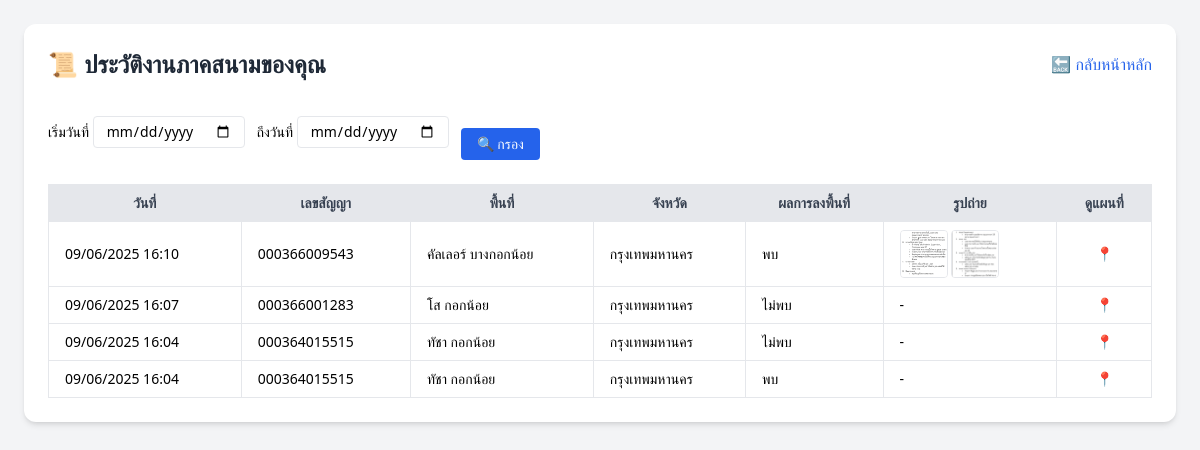
The page /dashboard/history.php (signed in) on the database its author committed.
### tables this page shows
CREATE TABLE `job_logs` (
  `id` int(11) NOT NULL,
  `job_id` int(11) DEFAULT NULL,
  `user_id` int(11) DEFAULT NULL,
  `result` varchar(20) DEFAULT NULL,
  `note` text DEFAULT NULL,
  `gps` varchar(100) DEFAULT NULL,
  `images` text DEFAULT NULL,
  `created_at` timestamp NOT NULL DEFAULT current_timestamp(),
  `log_time` datetime DEFAULT current_timestamp(),
  `marker_color` varchar(20) DEFAULT 'blue'
);

CREATE TABLE `jobs` (
  `id` int(11) NOT NULL,
  `contract_number` varchar(50) NOT NULL,
  `assigned_to` int(11) DEFAULT NULL,
  `imported_by` int(11) DEFAULT NULL,
  `product` varchar(100) NOT NULL,
  `location_info` varchar(255) DEFAULT NULL,
  `location_area` varchar(255) DEFAULT NULL,
  `zone` varchar(100) DEFAULT NULL,
  `due_date` varchar(25) DEFAULT NULL,
  `overdue_period` varchar(50) DEFAULT NULL,
  `model` varchar(100) DEFAULT NULL,
  `model_detail` varchar(100) DEFAULT NULL,
  `color` varchar(50) DEFAULT NULL,
  `plate` varchar(20) DEFAULT NULL,
  `province` varchar(50) DEFAULT NULL,
  `os` varchar(50) DEFAULT NULL,
  `status` varchar(20) DEFAULT NULL,
  `department_id` int(11) DEFAULT NULL
);

### dashboard/history.php (the view, shortened to what this page needs)
<?php
include '../config/db.php';
$user_id = $_SESSION['user']['id'];
$start = $_GET['start'] ?? '';
$end = $_GET['end'] ?? '';
$where = "WHERE l.user_id = ?";
$params = [$user_id];
$types = "i";
$sql = "SELECT l.*, j.contract_number, j.location_info, j.province FROM job_logs l
        LEFT JOIN jobs j ON j.id = l.job_id
        $where ORDER BY l.created_at DESC";
$stmt = $conn->prepare($sql);
$stmt->bind_param($types, ...$params);
$stmt->execute();
$result = $stmt->get_result();
?>
<!DOCTYPE html>
<html lang="th">
<head>
  <script src="https://cdn.tailwindcss.com"></script>
</head>
<body class="bg-gray-100 min-h-screen p-4 sm:p-6">
  <div class="max-w-6xl mx-auto bg-white shadow-md rounded-xl p-6 space-y-6">
    <div class="flex flex-col sm:flex-row justify-between items-start sm:items-center gap-4">
      <h2 class="text-2xl font-bold text-gray-800">📜 ประวัติงานภาคสนามของคุณ</h2>
      <a href="field.php" class="text-blue-600 hover:underline">🔙 กลับหน้าหลัก</a>
    </div>
    <form method="get" class="flex flex-col sm:flex-row items-start sm:items-center gap-3 text-sm">
      <div>
        <label>เริ่มวันที่</label>
        <input type="date" name="start" value="<?= htmlspecialchars($start) ?>" class="border px-3 py-1 rounded">
      </div>
      <div>
        <label>ถึงวันที่</label>
        <input type="date" name="end" value="<?= htmlspecialchars($end) ?>" class="border px-3 py-1 rounded">
      </div>
      <div class="pt-4 sm:pt-6">
        <button type="submit" class="bg-blue-600 text-white px-4 py-1.5 rounded hover:bg-blue-700">🔍 กรอง</button>
      </div>
    </form>
    <?php if ($result->num_rows === 0): ?>
      <p class="text-gray-600">ยังไม่มีประวัติงาน</p>
    <?php else: ?>
      <div class="overflow-x-auto">
        <table class="min-w-full table-auto border border-gray-300 text-sm">
          <thead class="bg-gray-200 text-gray-700">
            <tr>
              <th class="px-4 py-2 border">วันที่</th>
              <th class="px-4 py-2 border">เลขสัญญา</th>
              <th class="px-4 py-2 border">พื้นที่</th>
              <th class="px-4 py-2 border">จังหวัด</th>
              <th class="px-4 py-2 border">ผลการลงพื้นที่</th>
              <th class="px-4 py-2 border">รูปถ่าย</th>
              <th class="px-4 py-2 border">ดูแผนที่</th>
            </tr>
          </thead>
          <tbody>
            <?php while ($row = $result->fetch_assoc()): ?>
              <tr class="hover:bg-gray-50">
                <td class="px-4 py-2 border"><?= date('d/m/Y H:i', strtotime($row['created_at'])) ?></td>
                <td class="px-4 py-2 border"><?= htmlspecialchars($row['contract_number']) ?></td>
                <td class="px-4 py-2 border"><?= htmlspecialchars($row['location_info']) ?></td>
                <td class="px-4 py-2 border"><?= htmlspecialchars($row['province']) ?></td>
                <td class="px-4 py-2 border"><?= htmlspecialchars($row['result']) ?></td>
                <td class="px-4 py-2 border">
                  <?php
                    $imgs = json_decode($row['images'], true);
                    if (!empty($imgs)):
                      foreach ($imgs as $img):
                        $imgUrl = "../uploads/job_photos/" . htmlspecialchars($img);
                  ?>
                    <a href="<?= $imgUrl ?>" target="_blank">
                      <img src="<?= $imgUrl ?>" alt="img" class="inline-block w-12 h-12 object-cover rounded border">
                    </a>
                  <?php endforeach; else: ?>
                    -
                  <?php endif; ?>
                </td>
                <td class="px-4 py-2 border text-center">
                  <?php if (!empty($row['gps'])): ?>
                    <?php
                      $gps = htmlspecialchars($row['gps']);
                      $gpsUrl = 'https://www.google.com/maps?q=' . urlencode($gps);
                    ?>
                    <a href="<?= $gpsUrl ?>" target="_blank" class="text-blue-600 hover:underline">📍</a>
                  <?php else: ?>
                    -
                  <?php endif; ?>
                </td>
              </tr>
            <?php endwhile; ?>
          </tbody>
        </table>
      </div>
    <?php endif; ?>
  </div>
</body>
</html>

### rows shown on the page
job_logs: created_at "09/06/2025 16:10", job.contract_number "000366009543", job.location_info "คัลเลอร์ บางกอกน้อย", job.province "กรุงเทพมหานคร", result "พบ"
job_logs: created_at "09/06/2025 16:07", job.contract_number "000366001283", job.location_info "โส กอกน้อย", job.province "กรุงเทพมหานคร", result "ไม่พบ"
job_logs: created_at "09/06/2025 16:04", job.contract_number "000364015515", job.location_info "ทัชา กอกน้อย", job.province "กรุงเทพมหานคร", result "ไม่พบ"
job_logs: created_at "09/06/2025 16:04", job.contract_number "000364015515", job.location_info "ทัชา กอกน้อย", job.province "กรุงเทพมหานคร", result "พบ"
